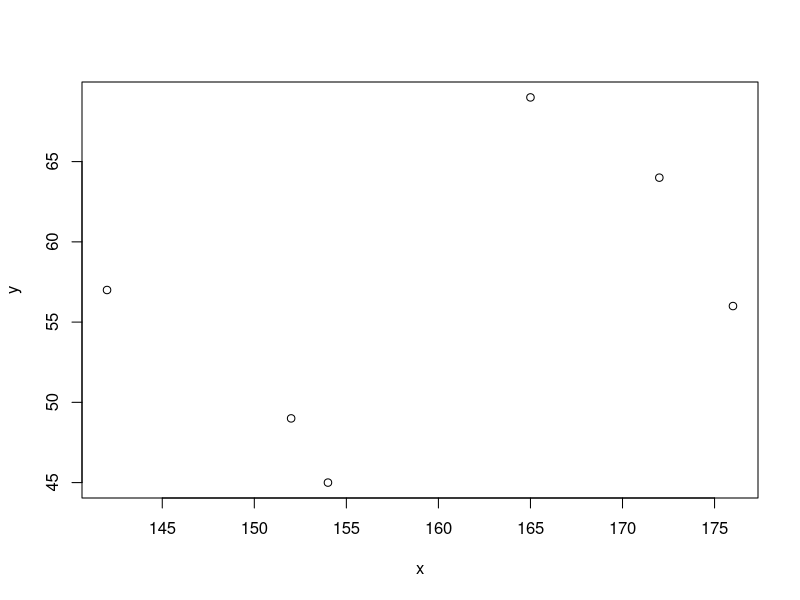

Reproduce this figure in R.
#   5)R code to calculate the regression. Visualize of data using scatter plot.


x <- c(172,176,154,165,152,142)
y <- c(64,56,45,69,49,57)

result = lm(y~x)
print(result)

print(summary(result))

plot(x,y)